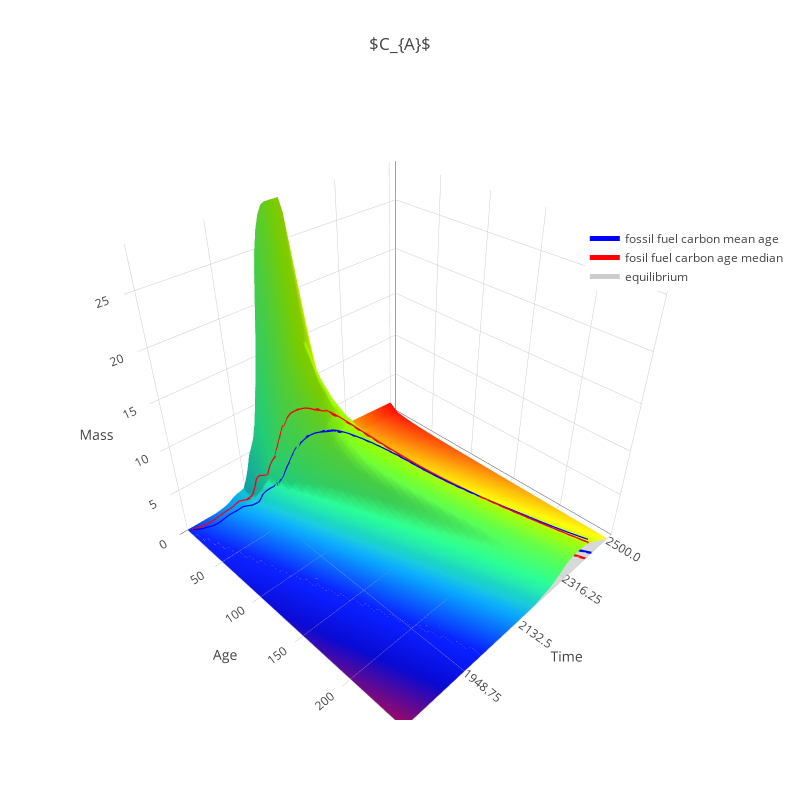
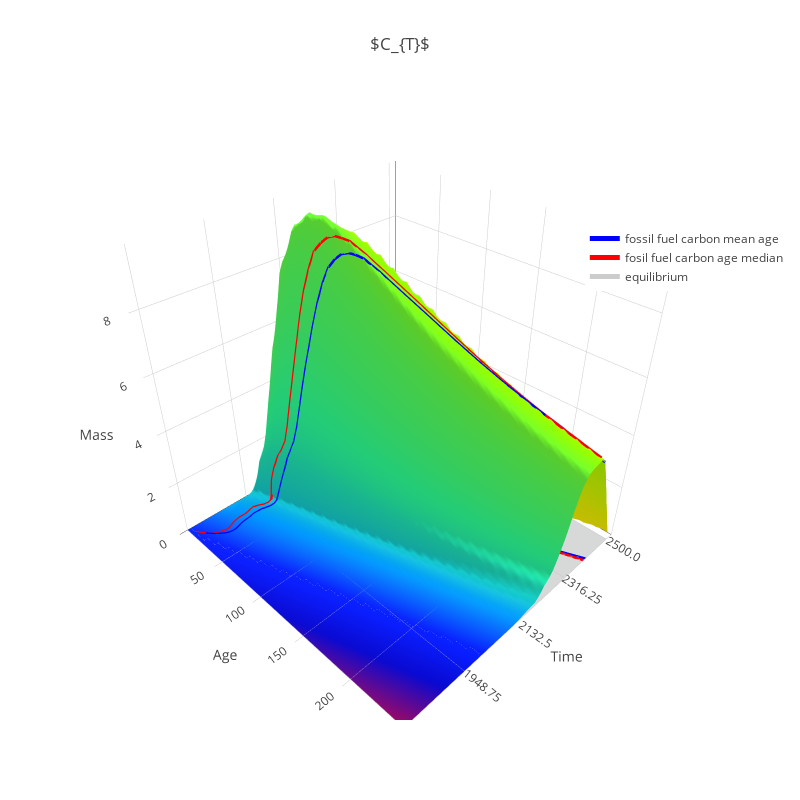

Write notebook code for charts like these, in order.
### Code cell
# finally plot the figures
for fig in figs:
    fig['layout']['legend'] = dict(x=0.8, y=0.8)
    iplot(fig)
